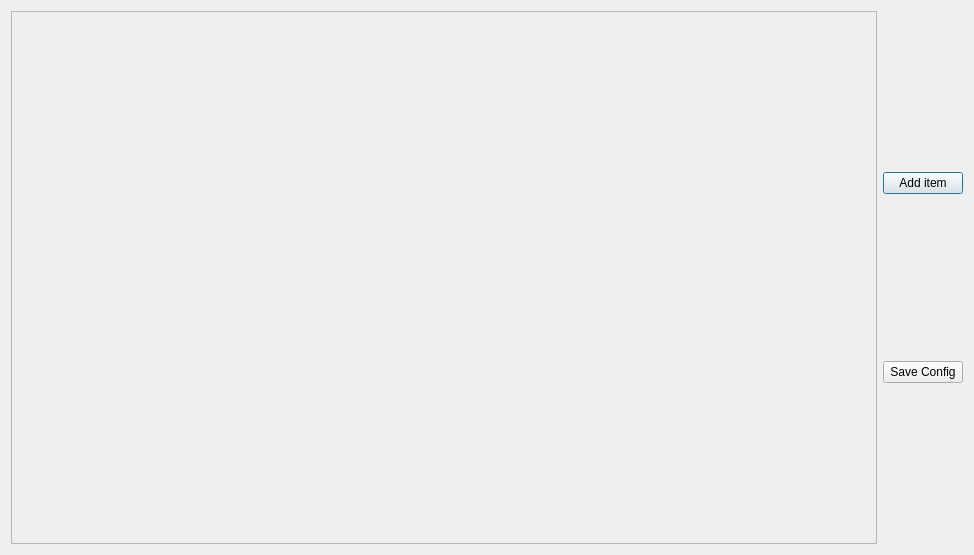
<?xml version="1.0" encoding="UTF-8"?>
<ui version="4.0">
 <class>Dashboard</class>
 <widget class="QDialog" name="Dashboard">
  <property name="geometry">
   <rect>
    <x>0</x>
    <y>0</y>
    <width>974</width>
    <height>555</height>
   </rect>
  </property>
  <property name="windowTitle">
   <string>Dialog</string>
  </property>
  <layout class="QVBoxLayout" name="verticalLayout_2">
   <item>
    <layout class="QHBoxLayout" name="horizontalLayout">
     <item>
      <widget class="QScrollArea" name="scrollArea">
       <property name="widgetResizable">
        <bool>true</bool>
       </property>
       <widget class="QWidget" name="scrollAreaWidgetContents">
        <property name="geometry">
         <rect>
          <x>0</x>
          <y>0</y>
          <width>856</width>
          <height>533</height>
         </rect>
        </property>
        <layout class="QVBoxLayout" name="verticalLayout_3">
         <item>
          <layout class="QVBoxLayout" name="verticalLayout"/>
         </item>
        </layout>
       </widget>
      </widget>
     </item>
     <item>
      <layout class="QVBoxLayout" name="verticalLayout_4">
       <item>
        <widget class="QPushButton" name="addItemButton">
         <property name="text">
          <string>Add item</string>
         </property>
        </widget>
       </item>
       <item>
        <widget class="QPushButton" name="saveConfigButton">
         <property name="sizePolicy">
          <sizepolicy hsizetype="Minimum" vsizetype="Fixed">
           <horstretch>0</horstretch>
           <verstretch>0</verstretch>
          </sizepolicy>
         </property>
         <property name="text">
          <string>Save Config</string>
         </property>
        </widget>
       </item>
      </layout>
     </item>
    </layout>
   </item>
  </layout>
 </widget>
 <resources/>
 <connections/>
</ui>
